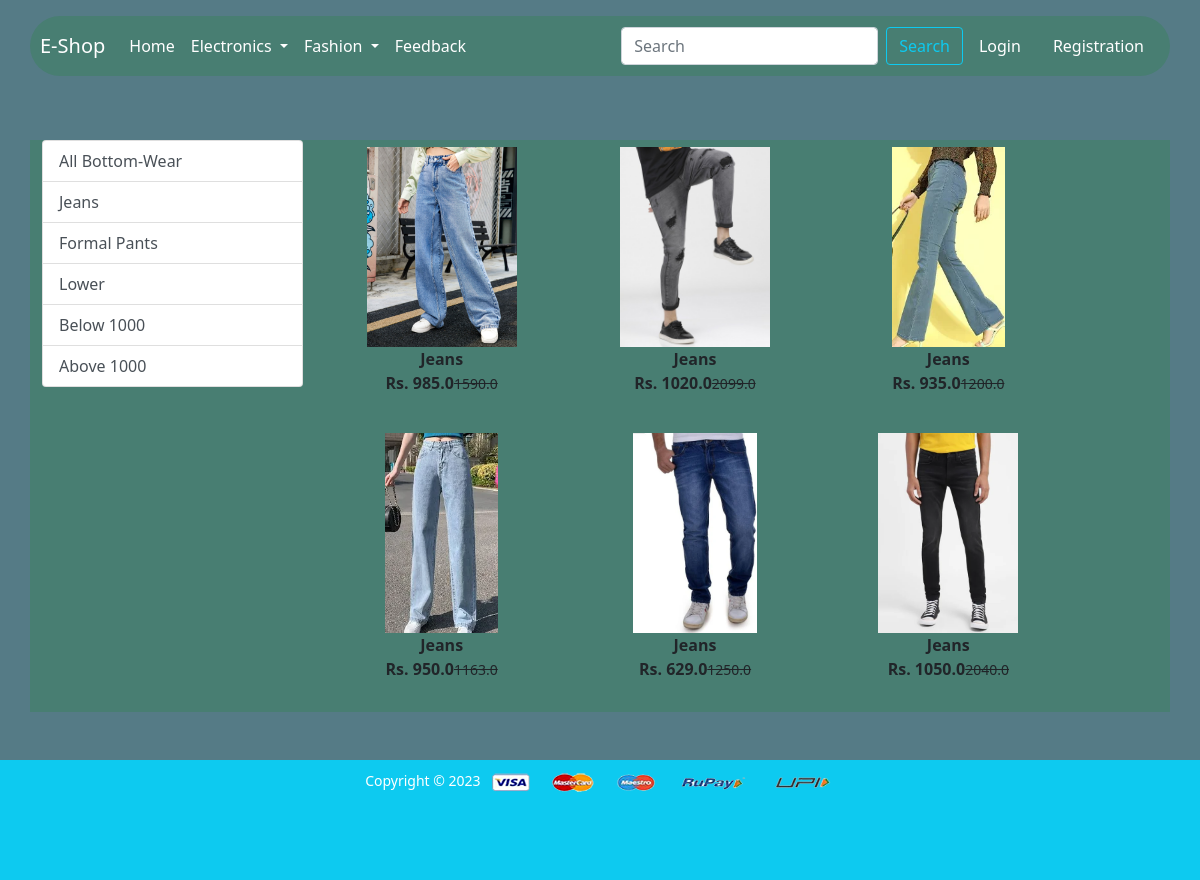
Screenshot of /bottomwears/ with the database file from the repository.
### app/models.py (models this page shows, shortened)
class Product(models.Model):
    title = models.CharField(max_length=200)
    selling_price = models.FloatField()
    discounted_price = models.FloatField()
    description = models.TextField()
    brand = models.CharField(max_length=50)
    category = models.CharField(choices=CATEGORY_CHOICES, max_length=2)
    product_image = models.ImageField(upload_to='productimg')

### app/views.py (the view)
# urls.py: path('bottomwears/', views.bottomwears, name='bottomwears'),
def  bottomwears(request, data=None):
    if data == None:
        bottomwears = Product.objects.filter(category='BW')
    elif data == 'jeans' or data == 'formalpants' or data == 'lower':
        bottomwears = Product.objects.filter(category='BW').filter(brand=data)
    elif data == 'below':
        bottomwears = Product.objects.filter(category='BW').filter(discounted_price__lte=1000)
    elif data == 'above':
        bottomwears = Product.objects.filter(category='BW').filter(discounted_price__gt=1000)
    return render(request, 'app/bottomwear.html', {'bottomwears':bottomwears})

### app/templates/app/bottomwear.html (shortened to what this page needs)
{% extends 'app/base.html' %}
{% load static %}
{% block main-content %}
<div class="container my-5">
  <div class="row">
    <div class="col-sm-3">
      <div class="list-group">
        <a href="{% url 'bottomwears' %}" class="list-group-item list-group-item-action"
         aria-current="true">All Bottom-Wear</a>
        <a href="{% url 'bottomwearsdata' 'jeans' %}" class="list-group-item list-group-item-action"
          aria-current="true">Jeans</a>
        <a href="{% url 'bottomwearsdata' 'formalpants' %}" class="list-group-item list-group-item-action"
          aria-current="true">Formal Pants</a>
        <a href="{% url 'bottomwearsdata' 'lower' %}" class="list-group-item list-group-item-action"
          aria-current="true">Lower</a>
        <a href="{% url 'bottomwearsdata' 'below' %}" class="list-group-item list-group-item-action"
          aria-current="true">Below 1000</a>
        <a href="{% url 'bottomwearsdata' 'above' %}" class="list-group-item list-group-item-action"
          aria-current="true">Above 1000</a>
      </div>
    </div>
    <div class="col-sm-8">
      <div class="row">
        {% for product in bottomwears %}
        <div class="col-sm-4 text-center mb-4">
          <a href="{% url 'product-detail' product.id %}" class="btn">
            <div class="item">
              <img src="{{product.product_image.url}}" alt="" height="200" class="">
              <div class="fw-bold">{{product.title}}</div>
              <div class="fw-bold">Rs. {{product.discounted_price}}<small
                  class="fw-light text-decoration-line-through">{{product.selling_price}}</small></div>
            </div>
          </a>
        </div>
        {% endfor %}
      </div>
    </div>
  </div>
</div>
{% endblock main-content %}

### app/static/app/css/style.css (style rules this page uses)
body { background-color: rgb(85, 123, 134); }
.container { background-color: rgb(72, 126, 114); outline-color: rgb(4, 65, 70); }

### rows the page displays
Product: product_image (picture), title "Jeans", discounted_price "985.0", selling_price "1590.0"
Product: product_image (picture), title "Jeans", discounted_price "1020.0", selling_price "2099.0"
Product: product_image (picture), title "Jeans", discounted_price "935.0", selling_price "1200.0"
Product: product_image (picture), title "Jeans", discounted_price "950.0", selling_price "1163.0"
Product: product_image (picture), title "Jeans", discounted_price "629.0", selling_price "1250.0"
Product: product_image (picture), title "Jeans", discounted_price "1050.0", selling_price "2040.0"
